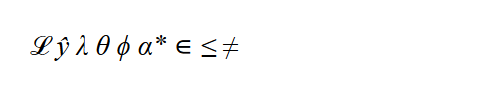

Write Python code to recreate this figure.
import cairosvg

svg = """<svg xmlns="http://www.w3.org/2000/svg" width="500" height="100">
  <rect width="500" height="100" fill="white"/>
  <text x="30" y="55" font-family="'Times New Roman', 'Segoe UI Symbol', 'Cambria Math', serif" font-size="28" font-style="italic">&#8466; &#375; &#955; &#952; &#981; &#945;* <tspan font-family="'Segoe UI Symbol', 'Cambria Math', serif" font-style="normal">&#8712;</tspan> &#8804; &#8800;</text>
</svg>"""
cairosvg.svg2png(bytestring=svg.encode("utf-8"), write_to="outputs/test_combo.png")
print("Rendered test_combo.png")
